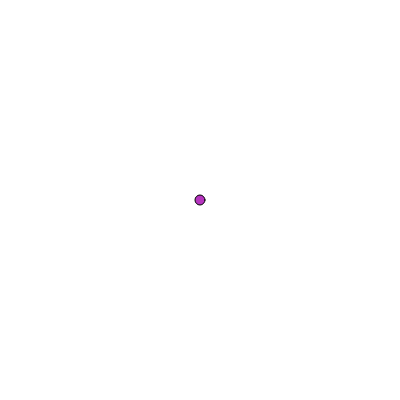
Frame 1 (no input)
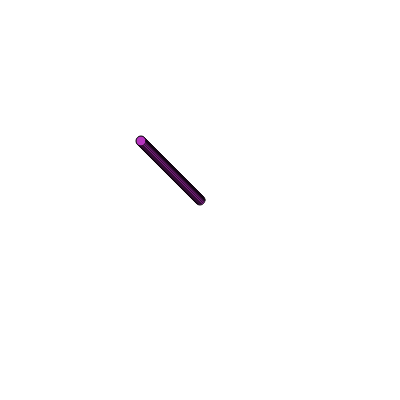
Frame 60 (no input)
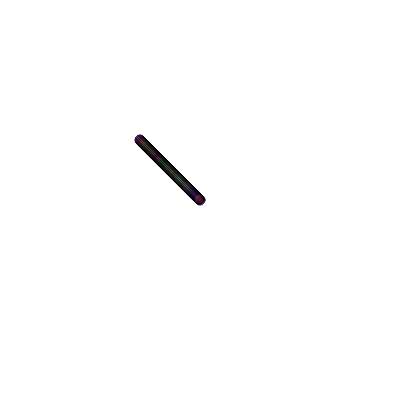
Frame 120 (the mouse pressed at the canvas centre since frame 60)

The p5.js sketch that drew these frames (run headless with seeded random() and noise() and a simulated clock; from frame 60 on, the mouse is pressed at the canvas centre):

// p5.js sketch
// ── sketch.js
function setup() {
  createCanvas(400, 400);
  background ("white");
}

function draw() {
  circle (30,30,20);
}

function draw () {
 fill ("red");
  circle (200,200, 50);
}

let cor;
function setup() {
  createCanvas(400, 400);
  background ("white");
}

function draw () {
 fill ("red");
  circle (200,200, 50);
}

function setup() {
  createCanvas(400, 400);
  background ("white");
  cor = "red";
}

function draw() {
  fill (cor);
  circle (200, 200,50)
}

function setup() {
 createCanvas(1000, 1000);
 background ("purple");
 cor = color(10, 250, 250);
}

function draw() {
  fill (cor);
  circle (200, 200,50)
}

function setup() {
 createCanvas(1000, 1000);
 background ("purple");
 cor = color(random(0, 255), random(0, 255), random(0, 255));
}

function setup() {
 createCanvas(400, 400);
 background ("white");
 cor = color(random(0, 255), random(0, 255), random(0, 255));
 posicaoHorizontal = 200;
 posicaoVertical = 200;
}

function draw() {
 fill(cor);
 circle(posicaoHorizontal, posicaoVertical, 50);
}

function draw() {
 fill(cor);
 circle(posicaoHorizontal,
 posicaoVertical, 10);
if(mouseX < posicaoHorizontal) {
 posicaoHorizontal--;
}
if(mouseX > posicaoHorizontal) {
 posicaoHorizontal++;
}
if(mouseY < posicaoVertical) {
posicaoVertical--;
}
if(mouseY > posicaoVertical) {
posicaoVertical++;
}

if(mouseIsPressed) {
cor = color(random(0, 255), random(0, 255), random(0, 255), random(0, 100));
}

}
